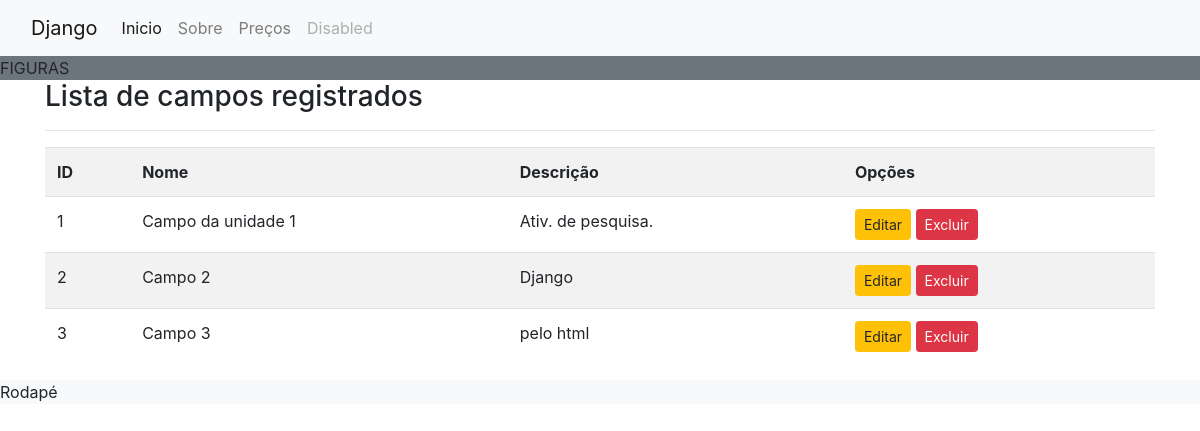
The app's page /listar/campos/, older data.
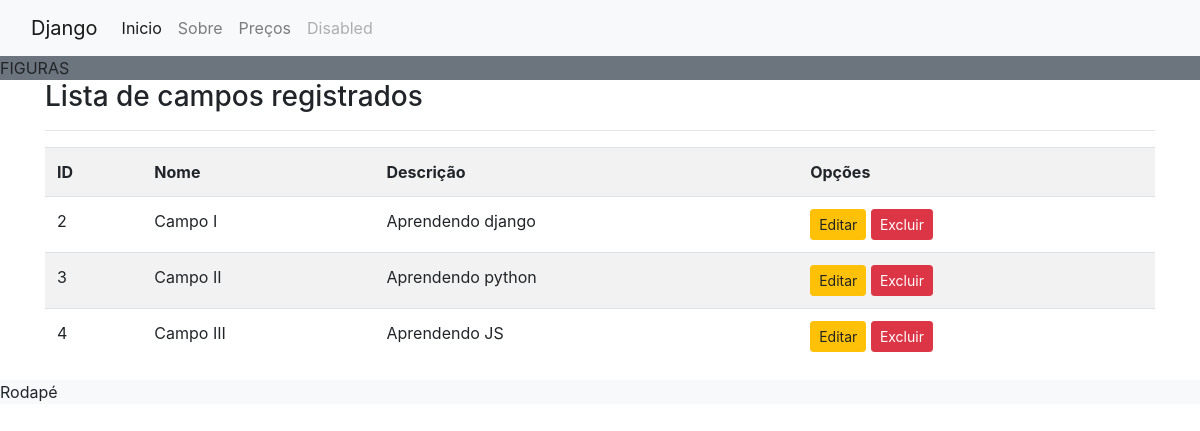
The same page, newer data.
### cadastros/models.py (models this page shows, shortened)
class Campo(models.Model):
    nome = models.CharField(max_length=50)
    descricao = models.CharField(max_length=150, verbose_name='Descrição')

### cadastros/views.py (the view)
# urls.py: path('listar/campos/',CampoList.as_view(), name='listar-campos'),
class CampoList(ListView):
    model = Campo
    template_name = 'cadastros/listas/campo.html'

### cadastros/templates/cadastros/listas/campo.html
{% extends 'modelo.html' %}
{% load static %}
{% block conteudo %}
    <h3>Lista de campos registrados</h3>
    <hr>
    <div class="table-responsive">
        <table class='table table-striped'>
            <tr>
                <th>ID</th>
                <th>Nome</th>
                <th>Descrição</th>
                <th>Opções</th>
            </tr>
            {% for campo in object_list %}
            <tr>
                <td>{{campo.pk}}</td>
                <td>{{campo.nome}}</td>
                <td>{{campo.descricao}}</td>
                <td>
                    <a href="{% url 'editar-campo' campo.pk %}" class='btn btn-warning btn-sm' title='Editar'>Editar</a>
                    <a href="{% url 'excluir-campo' campo.pk %}" class='btn btn-danger btn-sm'title='Excluir'>Excluir</a>
                </td>
            </tr>
             {% empty %}
             <tr>
                <td colspan='3'>Nenhum campo registrado</td>
             </tr>
            {% endfor %}
        </table>
    </div>
{% endblock conteudo %}

### paginas/templates/modelo.html (shortened to what this page needs)
{% load static %}
<!DOCTYPE html>
<html lang="pt-br">
<head>
    <link rel="stylesheet" href="{% static 'css/bootstrap.min.css' %}">
</head>
<body>
    {% block menu %}
    <nav class="navbar navbar-expand-lg navbar-light bg-light">
      <div class="container-fluid">
        <a class="navbar-brand" href="#">Django</a>
        <div class="collapse navbar-collapse" id="navbarNav">
          <ul class="navbar-nav">
            <li class="nav-item">
              <a class="nav-link active" aria-current="page" href="{% url 'index' %}">Inicio</a>
            </li>
            <li class="nav-item">
              <a class="nav-link" href="{% url 'sobre' %}">Sobre</a>
            </li>
            <li class="nav-item">
              <a class="nav-link" href="#">Preços</a>
            </li>
            <li class="nav-item">
              <a class="nav-link disabled" href="#" tabindex="-1" aria-disabled="true">Disabled</a>
            </li>
          </ul>
        </div>
      </div>
    </nav>
    {% endblock %}
    {% block destaque %}
    <div class="bg-secondary">
      FIGURAS
    </div>
    {% endblock  %}
    <div class="container">
     {% block conteudo %}{% endblock conteudo %}
    </div>
    <div class="bg-light">
      Rodapé
    </div>
</body>
</html>

Row changes from the older to the newer data that the page shows:
removed Campo: pk "1", nome "Campo da unidade 1", descricao "Ativ. de pesquisa."
changed Campo id 2: nome "Campo 2" → "Campo I"; descricao "Django" → "Aprendendo django"
changed Campo id 3: nome "Campo 3" → "Campo II"; descricao "pelo html" → "Aprendendo python"
added Campo: pk "4", nome "Campo III", descricao "Aprendendo JS"
